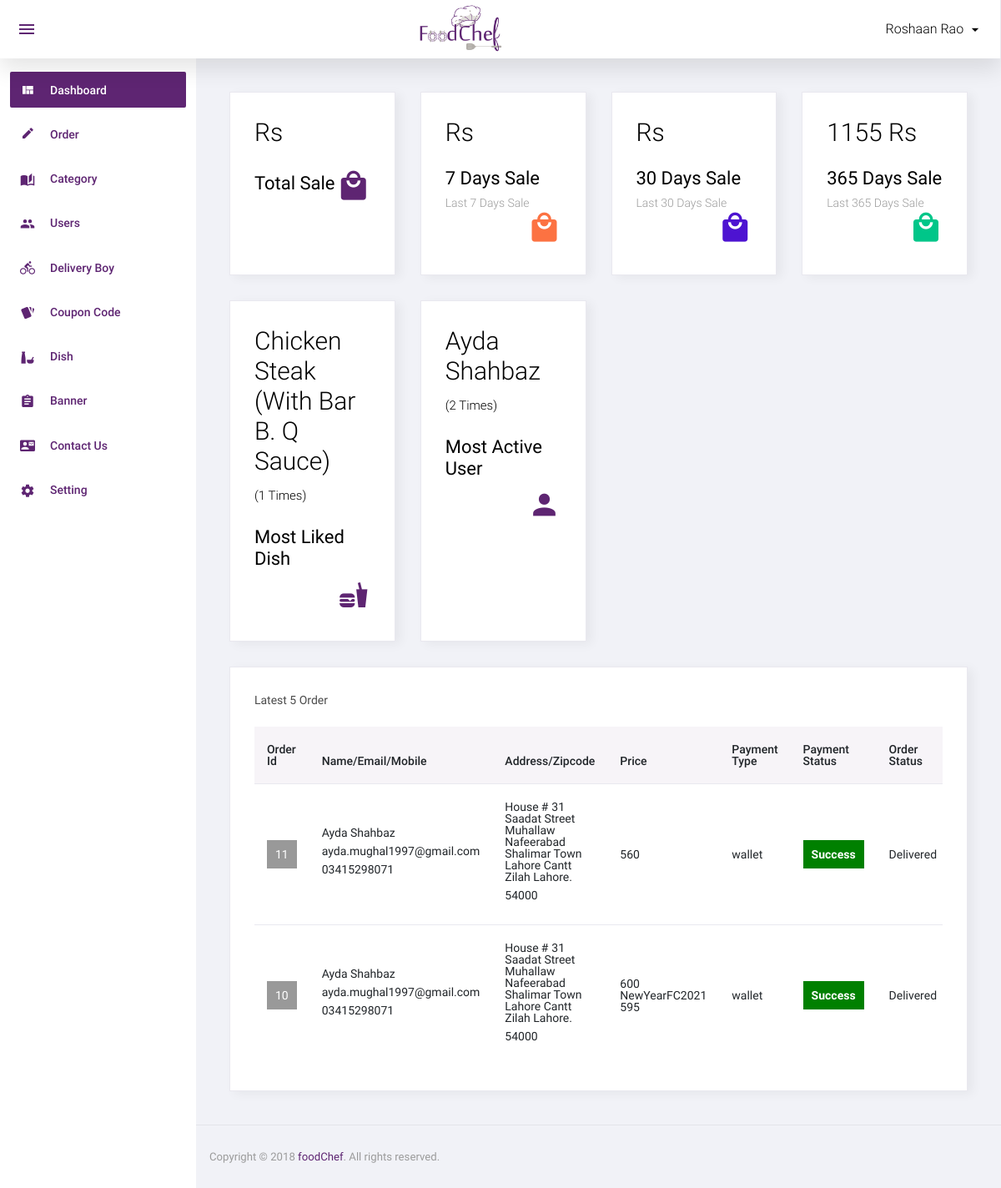
Screenshot of /admin/index.php (signed in) with the database file from the repository.
### tables this page shows
CREATE TABLE `order_master` (
  `id` int(11) NOT NULL,
  `user_id` int(11) NOT NULL,
  `name` varchar(50) NOT NULL,
  `email` varchar(50) NOT NULL,
  `mobile` varchar(50) NOT NULL,
  `address` text NOT NULL,
  `total_price` float NOT NULL,
  `coupon_code` varchar(20) NOT NULL,
  `final_price` float NOT NULL,
  `zipcode` varchar(10) NOT NULL,
  `delivery_boy_id` int(11) NOT NULL,
  `payment_status` varchar(20) NOT NULL,
  `payment_type` varchar(10) NOT NULL,
  `payment_id` varchar(100) NOT NULL,
  `order_status` int(11) NOT NULL,
  `cancel_by` enum('user','admin') NOT NULL,
  `cancel_at` datetime NOT NULL,
  `added_on` datetime NOT NULL,
  `delivered_on` datetime NOT NULL
);

CREATE TABLE `order_status` (
  `id` int(11) NOT NULL,
  `order_status` varchar(50) NOT NULL
);

### function.inc.php (called while the page is built, shortened)
	<?php
function getSale($start,$end){
	global $con;
	$sql="select sum(final_price) as final_price from order_master where added_on between '$start' and '$end' and order_status=4";
	$res=mysqli_query($con,$sql);
	while($row=mysqli_fetch_assoc($res)){
		return $row['final_price'].' Rs';
	}
}
?>

### admin/index.php (the view, shortened to what this page needs)
<?php include('top.php');?>
<div class="row">
	<div class="col-md-6 col-lg-3 grid-margin stretch-card">
	  <div class="card">
		<div class="card-body">
		  <h1 class="font-weight-light mb-4">
			<?php
			$start=date('Y-m-d'). ' 00-00-00';
			$end=date('Y-m-d'). ' 23-59-59';
			echo getSale($start,$end);
			?>
		  </h1>
		  <div class="d-flex flex-wrap align-items-center">
			<div>
			  <h4 class="font-weight-normal">Total Sale</h4>
			</div>
			<i class="mdi mdi-shopping icon-lg text-primary ml-auto"></i>
		  </div>
		</div>
	  </div>
	</div>
	<div class="col-md-6 col-lg-3 grid-margin stretch-card">
	  <div class="card">
		<div class="card-body">
		  <h1 class="font-weight-light mb-4">
		    <?php
			$start=strtotime(date('Y-m-d'));
			$start=strtotime("-7 day",$start);
			$start=date('Y-m-d',$start);
			$end=date('Y-m-d'). ' 23-59-59';
			echo getSale($start,$end);
			?>
		  </h1>
		  <div class="d-flex flex-wrap align-items-center">
			<div>
			  <h4 class="font-weight-normal">7 Days Sale</h4>
			  <p class="text-muted mb-0 font-weight-light">Last 7 Days Sale</p>
			</div>
			<i class="mdi mdi-shopping icon-lg text-danger ml-auto"></i>
		  </div>
		</div>
	  </div>
	</div>
	<div class="col-md-6 col-lg-3 grid-margin stretch-card">
	  <div class="card">
		<div class="card-body">
		  <h1 class="font-weight-light mb-4">
		  <?php
			$start=strtotime(date('Y-m-d'));
			$start=strtotime("-30 day",$start);
			$start=date('Y-m-d',$start);
			$end=date('Y-m-d'). ' 23-59-59';
			echo getSale($start,$end);
			?>
		  </h1>
		  <div class="d-flex flex-wrap align-items-center">
			<div>
			  <h4 class="font-weight-normal">30 Days Sale</h4>
			  <p class="text-muted mb-0 font-weight-light">Last 30 Days Sale</p>
			</div>
			<i class="mdi mdi-shopping icon-lg text-info ml-auto"></i>
		  </div>
		</div>
	  </div>
	</div>
	<div class="col-md-6 col-lg-3 grid-margin stretch-card">
	  <div class="card">
		<div class="card-body">
		  <h1 class="font-weight-light mb-4">
		  <?php
			$start=strtotime(date('Y-m-d'));
			$start=strtotime("-365 day",$start);
			$start=date('Y-m-d',$start);
			$end=date('Y-m-d'). ' 23-59-59';
			echo getSale($start,$end);
			?>
		  </h1>
		  <div class="d-flex flex-wrap align-items-center">
			<div>
			  <h4 class="font-weight-normal">365 Days Sale</h4>
			  <p class="text-muted mb-0 font-weight-light">Last 365 Days Sale</p>
			</div>
			<i class="mdi mdi-shopping icon-lg text-success ml-auto"></i>
		  </div>
		</div>
	  </div>
	</div>
	<div class="col-md-6 col-lg-3 grid-margin stretch-card">
	  <div class="card">
		<div class="card-body">
		  <h1 class="font-weight-light mb-4">
			<?php
			$row=mysqli_fetch_assoc(mysqli_query($con,"SELECT count(order_detail.dish_details_id) as t, dish.dish from order_detail,dish_details,dish WHERE order_detail.dish_details_id=dish_details.id and dish_details.dish_id=dish.id group by order_detail.dish_details_id order by count(order_detail.dish_details_id) desc limit 1"));
			echo $row['dish'];
			echo "<br/>";
			echo '<span style="font-size:15px;">('.$row['t'].' Times)</span>';
			?>
		  </h1>
		  <div class="d-flex flex-wrap align-items-center">
			<div>
			  <h4 class="font-weight-normal">Most Liked Dish</h4>
			</div>
			<i class="mdi mdi-food icon-lg text-primary ml-auto"></i>
		  </div>
		</div>
	  </div>
	</div>
	<div class="col-md-6 col-lg-3 grid-margin stretch-card">
	  <div class="card">
		<div class="card-body">
		  <h1 class="font-weight-light mb-4">
			<?php
			$row=mysqli_fetch_assoc(mysqli_query($con,"select count(order_master.user_id) as t,user.name from order_master,user WHERE order_master.user_id=user.id GROUP BY order_master.user_id order by count(order_master.user_id) desc limit 1"));
			echo $row['name'];
			echo "<br/>";
			echo '<span style="font-size:15px;">('.$row['t'].' Times)</span>';
			?>
		  </h1>
		  <div class="d-flex flex-wrap align-items-center">
			<div>
			  <h4 class="font-weight-normal">Most Active User</h4>
			</div>
			<i class="mdi mdi-account icon-lg text-primary ml-auto"></i>
		  </div>
		</div>
	  </div>
	</div>
  </div>
  <?php
  $sql="select order_master.*,order_status.order_status as order_status_str from order_master,order_status where order_master.order_status=order_status.id order by order_master.id desc limit 5";
$res=mysqli_query($con,$sql);
  ?>
  <div class="row">
	<div class="col-12">
	  <div class="card">
		<div class="card-body">
		  <h4 class="card-title">Latest 5 Order</h4>
		  <div class="table-responsive">
			<table class="table table-hover">
			  <thead>
				<tr>
				   <th width="5%">Order Id</th>
					<th width="20%">Name/Email/Mobile</th>
					<th width="20%">Address/Zipcode</th>
					<th width="5%">Price</th>
					<th width="10%">Payment Type</th>
					<th width="10%">Payment Status</th>
					<th width="10%">Order Status</th>
				</tr>
			  </thead>
			  <tbody>
                        <?php if(mysqli_num_rows($res)>0){
						while($row=mysqli_fetch_assoc($res)){
						?>
						<tr>
                            <td>
								<div class="div_order_id">
									<a href="order_detail.php?id=<?php echo $row['id']?>"><?php echo $row['id']?></a>
								</div>
							</td>
                            <td>
								<p><?php echo $row['name']?></p>
								<p><?php echo $row['email']?></p>
								<p><?php echo $row['mobile']?></p>
							<td>
								<p><?php echo $row['address']?></p>
								<p><?php echo $row['zipcode']?></p>
							</td>
							<td style="font-size:14px;"><?php echo $row['total_price']?><br/>
								<?php
								if($row['coupon_code']!=''){
								?>
								<?php echo $row['coupon_code']?><br/>
								<?php echo $row['final_price']?>
								<?php } ?>
							</td>
							<td><?php echo $row['payment_type']?></td>
							<td>
								<div class="payment_status payment_status_<?php echo $row['payment_status']?>"><?php echo ucfirst($row['payment_status'])?></div>
							</td>
							<td><?php echo $row['order_status_str']?></td>
                        </tr>
                        <?php
						} } else { ?>
						<tr>
							<td colspan="6">No data found</td>
						</tr>
						<?php } ?>
                      </tbody>
			</table>
		  </div>
		</div>
	  </div>
	</div>
  </div>
<?php include('footer.php');?>

### rows the page displays
order_master: id "11", name "Ayda Shahbaz", email "ayda.mughal1997@gmail.com", mobile "03415298071", address "House # 31 Saadat Street Muhallaw Nafeerabad Shalimar Town Lahore Cantt Zilah Lahore.", zipcode "54000", total_price "560", payment_type "wallet", payment_status "Success", order_status.order_status "Delivered"
order_master: id "10", name "Ayda Shahbaz", email "ayda.mughal1997@gmail.com", mobile "03415298071", address "House # 31 Saadat Street Muhallaw Nafeerabad Shalimar Town Lahore Cantt Zilah Lahore.", zipcode "54000", total_price "600", coupon_code "NewYearFC2021", final_price "595", payment_type "wallet", payment_status "Success", order_status.order_status "Delivered"

### other values shown
$_SESSION['ADMIN_USER'] "Roshaan Rao"
$row['dish'] "Chicken Steak (With Bar B. Q Sauce)"
$row['t'] "1"
$row['name'] "Ayda Shahbaz"
$row['t'] "2"
